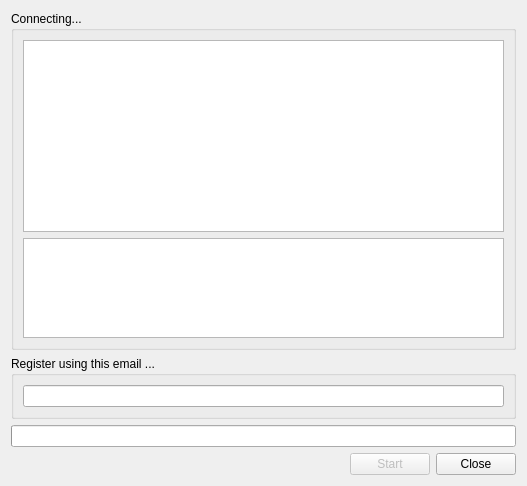
<?xml version="1.0" encoding="UTF-8"?>
<ui version="4.0">
 <class>Import</class>
 <widget class="QDialog" name="Import">
  <property name="geometry">
   <rect>
    <x>0</x>
    <y>0</y>
    <width>527</width>
    <height>481</height>
   </rect>
  </property>
  <property name="windowTitle">
   <string>Import</string>
  </property>
  <layout class="QVBoxLayout" name="verticalLayout_2">
   <item>
    <widget class="QGroupBox" name="grpList">
     <property name="sizePolicy">
      <sizepolicy hsizetype="Preferred" vsizetype="MinimumExpanding">
       <horstretch>0</horstretch>
       <verstretch>0</verstretch>
      </sizepolicy>
     </property>
     <property name="title">
      <string>Connecting...</string>
     </property>
     <layout class="QGridLayout" name="gridLayout">
      <item row="0" column="0">
       <widget class="QListWidget" name="listWidget">
        <property name="sizePolicy">
         <sizepolicy hsizetype="Expanding" vsizetype="Expanding">
          <horstretch>0</horstretch>
          <verstretch>0</verstretch>
         </sizepolicy>
        </property>
       </widget>
      </item>
      <item row="1" column="0">
       <widget class="QPlainTextEdit" name="log">
        <property name="sizePolicy">
         <sizepolicy hsizetype="Expanding" vsizetype="Preferred">
          <horstretch>0</horstretch>
          <verstretch>0</verstretch>
         </sizepolicy>
        </property>
        <property name="maximumSize">
         <size>
          <width>16777215</width>
          <height>100</height>
         </size>
        </property>
       </widget>
      </item>
     </layout>
    </widget>
   </item>
   <item>
    <widget class="QGroupBox" name="grpEmail">
     <property name="title">
      <string>Register using this email ...</string>
     </property>
     <layout class="QGridLayout" name="gridLayout_2">
      <item row="0" column="0">
       <widget class="QLineEdit" name="editEmail"/>
      </item>
     </layout>
    </widget>
   </item>
   <item>
    <widget class="QProgressBar" name="progressBar">
     <property name="maximumSize">
      <size>
       <width>16777215</width>
       <height>16777215</height>
      </size>
     </property>
     <property name="value">
      <number>0</number>
     </property>
     <property name="textVisible">
      <bool>false</bool>
     </property>
    </widget>
   </item>
   <item>
    <layout class="QHBoxLayout" name="horizontalLayout">
     <item>
      <spacer name="horizontalSpacer">
       <property name="orientation">
        <enum>Qt::Horizontal</enum>
       </property>
       <property name="sizeHint" stdset="0">
        <size>
         <width>40</width>
         <height>20</height>
        </size>
       </property>
      </spacer>
     </item>
     <item>
      <widget class="QPushButton" name="btnStart">
       <property name="enabled">
        <bool>false</bool>
       </property>
       <property name="text">
        <string>Start</string>
       </property>
      </widget>
     </item>
     <item>
      <widget class="QPushButton" name="btnClose">
       <property name="text">
        <string>Close</string>
       </property>
      </widget>
     </item>
    </layout>
   </item>
  </layout>
 </widget>
 <tabstops>
  <tabstop>listWidget</tabstop>
  <tabstop>log</tabstop>
  <tabstop>editEmail</tabstop>
  <tabstop>btnStart</tabstop>
  <tabstop>btnClose</tabstop>
 </tabstops>
 <resources/>
 <connections/>
</ui>
